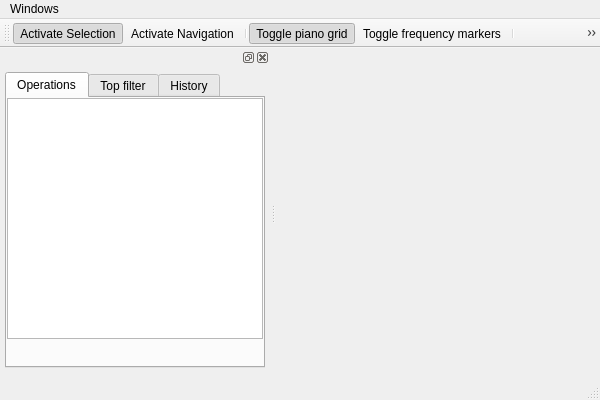
<?xml version="1.0" encoding="UTF-8"?>
<ui version="4.0">
 <class>MainWindow</class>
 <widget class="QMainWindow" name="MainWindow">
  <property name="geometry">
   <rect>
    <x>0</x>
    <y>0</y>
    <width>600</width>
    <height>400</height>
   </rect>
  </property>
  <property name="windowTitle">
   <string>MainWindow</string>
  </property>
  <property name="windowIcon">
   <iconset resource="icon-resources.qrc">
    <normaloff>:/icons/icons/sonicawe.png</normaloff>:/icons/icons/sonicawe.png</iconset>
  </property>
  <widget class="QWidget" name="centralWidget"/>
  <widget class="QMenuBar" name="menuBar">
   <property name="geometry">
    <rect>
     <x>0</x>
     <y>0</y>
     <width>600</width>
     <height>25</height>
    </rect>
   </property>
   <widget class="QMenu" name="menuWindows">
    <property name="title">
     <string>Windows</string>
    </property>
    <addaction name="actionToggleLayerWindow"/>
    <addaction name="actionToggleToolWindow"/>
   </widget>
   <addaction name="menuWindows"/>
  </widget>
  <widget class="QToolBar" name="mainToolBar">
   <property name="enabled">
    <bool>true</bool>
   </property>
   <attribute name="toolBarArea">
    <enum>TopToolBarArea</enum>
   </attribute>
   <attribute name="toolBarBreak">
    <bool>false</bool>
   </attribute>
   <addaction name="actionActivateSelection"/>
   <addaction name="actionActivateNavigation"/>
   <addaction name="separator"/>
   <addaction name="actionToggle_piano_grid"/>
   <addaction name="actionToggle_hz_grid"/>
   <addaction name="separator"/>
   <addaction name="actionPlaySelection"/>
   <addaction name="actionActionAdd_selection"/>
   <addaction name="actionActionRemove_selection"/>
   <addaction name="separator"/>
   <addaction name="actionCropSelection"/>
   <addaction name="actionMoveSelection"/>
   <addaction name="actionMoveSelectionTime"/>
   <addaction name="actionMatlabOperation"/>
   <addaction name="actionMatlabFilter"/>
  </widget>
  <widget class="QStatusBar" name="statusBar"/>
  <widget class="QDockWidget" name="layerWindow">
   <property name="minimumSize">
    <size>
     <width>200</width>
     <height>209</height>
    </size>
   </property>
   <property name="maximumSize">
    <size>
     <width>300</width>
     <height>524287</height>
    </size>
   </property>
   <property name="features">
    <set>QDockWidget::AllDockWidgetFeatures</set>
   </property>
   <property name="allowedAreas">
    <set>Qt::LeftDockWidgetArea|Qt::RightDockWidgetArea</set>
   </property>
   <attribute name="dockWidgetArea">
    <number>1</number>
   </attribute>
   <widget class="QWidget" name="layerWindowContents">
    <layout class="QVBoxLayout" name="verticalLayout">
     <property name="leftMargin">
      <number>5</number>
     </property>
     <property name="topMargin">
      <number>5</number>
     </property>
     <property name="rightMargin">
      <number>5</number>
     </property>
     <property name="bottomMargin">
      <number>10</number>
     </property>
     <item>
      <widget class="QTabWidget" name="tabWidget">
       <property name="currentIndex">
        <number>0</number>
       </property>
       <widget class="QWidget" name="operationsTab">
        <attribute name="title">
         <string>Operations</string>
        </attribute>
        <widget class="QTreeWidget" name="operationsTree">
         <property name="geometry">
          <rect>
           <x>0</x>
           <y>0</y>
           <width>256</width>
           <height>241</height>
          </rect>
         </property>
         <property name="autoFillBackground">
          <bool>true</bool>
         </property>
         <property name="columnCount">
          <number>1</number>
         </property>
         <attribute name="headerVisible">
          <bool>false</bool>
         </attribute>
         <attribute name="headerVisible">
          <bool>false</bool>
         </attribute>
         <column>
          <property name="text">
           <string>1</string>
          </property>
         </column>
        </widget>
       </widget>
       <widget class="QWidget" name="filterTab">
        <attribute name="title">
         <string>Top filter</string>
        </attribute>
        <layout class="QVBoxLayout" name="verticalLayout_2">
         <property name="margin">
          <number>0</number>
         </property>
         <item>
          <widget class="QListWidget" name="layerWidget"/>
         </item>
         <item>
          <layout class="QHBoxLayout" name="horizontalLayout">
           <item>
            <widget class="QToolButton" name="deleteFilterButton">
             <property name="enabled">
              <bool>false</bool>
             </property>
             <property name="text">
              <string>Delete</string>
             </property>
            </widget>
           </item>
          </layout>
         </item>
        </layout>
       </widget>
       <widget class="QWidget" name="historyTab">
        <attribute name="title">
         <string>History</string>
        </attribute>
       </widget>
      </widget>
     </item>
    </layout>
   </widget>
  </widget>
  <action name="actionActivateSelection">
   <property name="checkable">
    <bool>true</bool>
   </property>
   <property name="checked">
    <bool>true</bool>
   </property>
   <property name="icon">
    <iconset resource="icon-resources.qrc">
     <normaloff>:/icons/icons/icon-circle-selection.png</normaloff>
     <normalon>:/icons/icons/icon_select.png</normalon>:/icons/icons/icon-circle-selection.png</iconset>
   </property>
   <property name="text">
    <string>Activate Selection</string>
   </property>
   <property name="toolTip">
    <string>Activate selection [S]</string>
   </property>
   <property name="shortcut">
    <string>S</string>
   </property>
   <property name="iconVisibleInMenu">
    <bool>false</bool>
   </property>
  </action>
  <action name="actionActivateNavigation">
   <property name="checkable">
    <bool>true</bool>
   </property>
   <property name="checked">
    <bool>false</bool>
   </property>
   <property name="icon">
    <iconset resource="icon-resources.qrc">
     <normaloff>:/icons/icons/icon-navigation.png</normaloff>
     <normalon>:/icons/icons/icon_move.png</normalon>:/icons/icons/icon-navigation.png</iconset>
   </property>
   <property name="text">
    <string>Activate Navigation</string>
   </property>
   <property name="toolTip">
    <string>Activate navigation [N]</string>
   </property>
   <property name="shortcut">
    <string>N</string>
   </property>
   <property name="iconVisibleInMenu">
    <bool>false</bool>
   </property>
  </action>
  <action name="actionToggleLayerWindow">
   <property name="checkable">
    <bool>true</bool>
   </property>
   <property name="checked">
    <bool>true</bool>
   </property>
   <property name="text">
    <string>Layer window</string>
   </property>
   <property name="toolTip">
    <string>Toggle layer window</string>
   </property>
   <property name="shortcut">
    <string>L</string>
   </property>
  </action>
  <action name="actionToggle_piano_grid">
   <property name="checkable">
    <bool>true</bool>
   </property>
   <property name="checked">
    <bool>true</bool>
   </property>
   <property name="icon">
    <iconset resource="icon-resources.qrc">
     <normaloff>:/icons/icons/icon-toggle-piano.png</normaloff>:/icons/icons/icon-toggle-piano.png</iconset>
   </property>
   <property name="text">
    <string>Toggle piano grid</string>
   </property>
   <property name="toolTip">
    <string>Toggle piano grid</string>
   </property>
  </action>
  <action name="actionPlaySelection">
   <property name="icon">
    <iconset>
     <normalon>:/icons/icons/icon-play.png</normalon>
    </iconset>
   </property>
   <property name="text">
    <string>Play Selection</string>
   </property>
   <property name="toolTip">
    <string>Play the selected area</string>
   </property>
   <property name="shortcut">
    <string>Space</string>
   </property>
  </action>
  <action name="actionToggleToolWindow">
   <property name="checkable">
    <bool>true</bool>
   </property>
   <property name="checked">
    <bool>true</bool>
   </property>
   <property name="text">
    <string>Tool window</string>
   </property>
   <property name="toolTip">
    <string>Toggle the tool window</string>
   </property>
   <property name="shortcut">
    <string>T</string>
   </property>
  </action>
  <action name="actionToggle_hz_grid">
   <property name="checkable">
    <bool>true</bool>
   </property>
   <property name="checked">
    <bool>false</bool>
   </property>
   <property name="icon">
    <iconset resource="icon-resources.qrc">
     <normaloff>:/icons/icons/icon-toggle-hz.png</normaloff>:/icons/icons/icon-toggle-hz.png</iconset>
   </property>
   <property name="text">
    <string>Toggle frequency markers</string>
   </property>
   <property name="toolTip">
    <string>Toggle frequency markers</string>
   </property>
  </action>
  <action name="actionActionAdd_selection">
   <property name="icon">
    <iconset resource="icon-resources.qrc">
     <normaloff>:/icons/icons/icon-save-selection.png</normaloff>:/icons/icons/icon-save-selection.png</iconset>
   </property>
   <property name="text">
    <string>actionAdd_selection</string>
   </property>
   <property name="toolTip">
    <string>Remember the selection</string>
   </property>
  </action>
  <action name="actionActionRemove_selection">
   <property name="icon">
    <iconset resource="icon-resources.qrc">
     <normaloff>:/icons/icons/icon-silence-selection.png</normaloff>:/icons/icons/icon-silence-selection.png</iconset>
   </property>
   <property name="text">
    <string>actionRemove_selection</string>
   </property>
   <property name="toolTip">
    <string>Silences the selected region [A]</string>
   </property>
   <property name="shortcut">
    <string>A</string>
   </property>
  </action>
  <action name="actionCropSelection">
   <property name="checkable">
    <bool>true</bool>
   </property>
   <property name="checked">
    <bool>false</bool>
   </property>
   <property name="icon">
    <iconset resource="icon-resources.qrc">
     <normaloff>:/icons/icons/sonicawe.png</normaloff>
     <normalon>:/icons/icons/icon_move.png</normalon>:/icons/icons/sonicawe.png</iconset>
   </property>
   <property name="text">
    <string>Crop Selection</string>
   </property>
   <property name="toolTip">
    <string>Crop selection [C]</string>
   </property>
   <property name="shortcut">
    <string>C</string>
   </property>
   <property name="iconVisibleInMenu">
    <bool>false</bool>
   </property>
  </action>
  <action name="actionMoveSelection">
   <property name="checkable">
    <bool>true</bool>
   </property>
   <property name="checked">
    <bool>false</bool>
   </property>
   <property name="icon">
    <iconset resource="icon-resources.qrc">
     <normaloff>:/icons/icons/sonicawe.png</normaloff>
     <normalon>:/icons/icons/icon_move.png</normalon>:/icons/icons/sonicawe.png</iconset>
   </property>
   <property name="text">
    <string>Move Selection</string>
   </property>
   <property name="toolTip">
    <string>Move selection [M]</string>
   </property>
   <property name="shortcut">
    <string>M</string>
   </property>
   <property name="iconVisibleInMenu">
    <bool>false</bool>
   </property>
  </action>
  <action name="actionMoveSelectionTime">
   <property name="checkable">
    <bool>true</bool>
   </property>
   <property name="checked">
    <bool>false</bool>
   </property>
   <property name="icon">
    <iconset resource="icon-resources.qrc">
     <normaloff>:/icons/icons/sonicawe.png</normaloff>
     <normalon>:/icons/icons/icon_move.png</normalon>:/icons/icons/sonicawe.png</iconset>
   </property>
   <property name="text">
    <string>Move Selection in Time</string>
   </property>
   <property name="toolTip">
    <string>Move selection in Time [T]</string>
   </property>
   <property name="shortcut">
    <string>T</string>
   </property>
   <property name="iconVisibleInMenu">
    <bool>false</bool>
   </property>
  </action>
  <action name="actionMatlabFilter">
   <property name="checked">
    <bool>false</bool>
   </property>
   <property name="icon">
    <iconset resource="icon-resources.qrc">
     <normaloff>:/icons/icons/sonicawe.png</normaloff>
     <normalon>:/icons/icons/icon_move.png</normalon>:/icons/icons/sonicawe.png</iconset>
   </property>
   <property name="text">
    <string>Matlab filter</string>
   </property>
   <property name="toolTip">
    <string>Apply Matlab filter to selection</string>
   </property>
   <property name="iconVisibleInMenu">
    <bool>false</bool>
   </property>
  </action>
  <action name="actionMatlabOperation">
   <property name="checked">
    <bool>false</bool>
   </property>
   <property name="icon">
    <iconset resource="icon-resources.qrc">
     <normaloff>:/icons/icons/sonicawe.png</normaloff>
     <normalon>:/icons/icons/icon_move.png</normalon>:/icons/icons/sonicawe.png</iconset>
   </property>
   <property name="text">
    <string>Matlab operation</string>
   </property>
   <property name="toolTip">
    <string>Apply Matlab operation to everything</string>
   </property>
   <property name="iconVisibleInMenu">
    <bool>false</bool>
   </property>
  </action>
 </widget>
 <layoutdefault spacing="6" margin="11"/>
 <resources>
  <include location="icon-resources.qrc"/>
 </resources>
 <connections/>
</ui>
